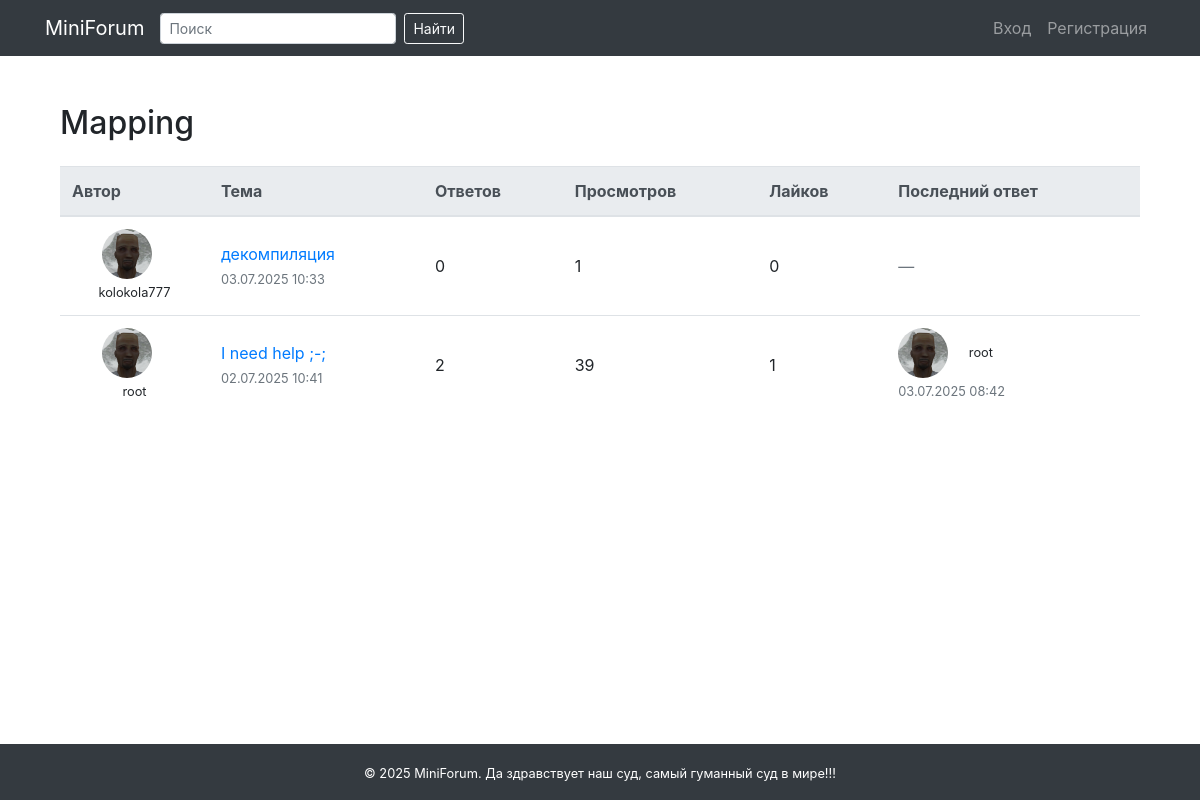
/category/1/, run on an earlier commit of the app's database.
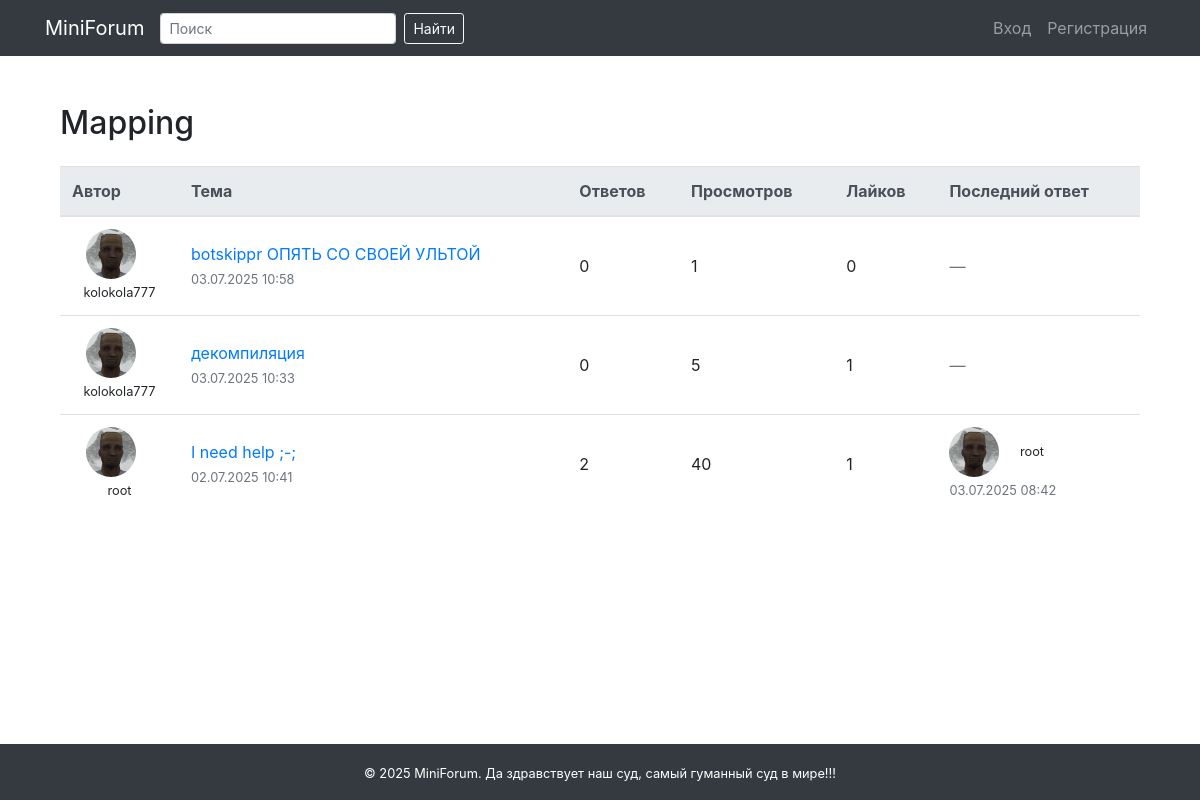
And on a later commit of the database.
### forum/models.py (models this page shows, shortened)
class Category(models.Model):
    name = models.CharField(max_length=100)
    description = models.TextField(blank=True)

class Topic(models.Model):
    title = models.CharField(max_length=200)
    content = models.TextField()
    image = models.ImageField(upload_to='topic_images/', blank=True, null=True)
    category = models.ForeignKey(Category, on_delete=models.CASCADE)
    author = models.ForeignKey(User, on_delete=models.CASCADE)
    created_at = models.DateTimeField(auto_now_add=True)
    views = models.PositiveIntegerField(default=0)
    likes = models.ManyToManyField(User, related_name='liked_topics', blank=True)
    def reply_count(self):
        return self.posts.count()
    def last_reply(self):
        return self.posts.order_by('-created_at').first()

class Post(models.Model):
    topic = models.ForeignKey(Topic, on_delete=models.CASCADE, related_name='posts')
    author = models.ForeignKey(User, on_delete=models.CASCADE)
    content = models.TextField()
    created_at = models.DateTimeField(auto_now_add=True)

### forum/views.py (the view)
# urls.py: path('category/<int:category_id>/', views.category_detail, name='category_detail'), # просмотр тем внутри категории
def category_detail(request, category_id):
    category = get_object_or_404(Category, id=category_id)
    topics = category.topic_set.all().order_by('-created_at')
    return render(request, 'forum/category_detail.html', {
        'category': category,
        'topics': topics
    })

### templates/forum/category_detail.html (shortened to what this page needs)
{% extends 'base.html' %}
{% block content %}
<div class="container mt-4">
    <h2 class="mb-4">{{ category.name }}</h2>
    <table class="table table-hover">
        <thead class="thead-light">
        <tr>
            <th>Автор</th>
            <th>Тема</th>
            <th>Ответов</th>
            <th>Просмотров</th>
            <th>Лайков</th>
            <th>Последний ответ</th>
        </tr>
        </thead>
        <tbody>
        {% for topic in topics %}
        <tr>
            <td class="align-middle text-center">
                {% if topic.author.profile.avatar %}
                <img src="{{ topic.author.profile.avatar.url }}" class="rounded-circle mr-3" width="50" height="50">
                {% else %}
                <img src="/media/avatars/default.png" class="rounded-circle mr-3" width="50" height="50">
                {% endif %}<br>
                <small>{{ topic.author.username }}</small>
            </td>
            <td class="align-middle">
                <a href="{% url 'topic_detail' topic.id %}">{{ topic.title }}</a><br>
                <small class="text-muted">{{ topic.created_at|date:"d.m.Y H:i" }}</small>
            </td>
            <td class="align-middle">{{ topic.reply_count }}</td>
            <td class="align-middle">{{ topic.views }}</td>
            <td class="align-middle">{{ topic.likes.count }}</td>
            <td class="align-middle">
                {% if topic.last_reply %}
                {% if topic.author.profile.avatar %}
                <img src="{{ topic.author.profile.avatar.url }}" class="rounded-circle mr-3" width="50" height="50">
                {% else %}
                <img src="/media/avatars/default.png" class="rounded-circle mr-3" width="50" height="50">
                {% endif %}
                <small>{{ topic.last_reply.author.username }}</small><br>
                <small class="text-muted">{{ topic.last_reply.created_at|date:"d.m.Y H:i" }}</small>
                {% else %}
                <span class="text-muted">—</span>
                {% endif %}
            </td>
        </tr>
        {% empty %}
        <tr>
            <td colspan="6" class="text-center text-muted">Тем пока нет</td>
        </tr>
        {% endfor %}
        </tbody>
    </table>
</div>
{% endblock %}

### templates/base.html (shortened to what this page needs)
<!DOCTYPE html>
<html lang="ru">
<head>
    <link rel="stylesheet" href="https://stackpath.bootstrapcdn.com/bootstrap/4.5.2/css/bootstrap.min.css">
</head>
<body>
<nav class="navbar navbar-expand-lg navbar-dark bg-dark">
    <div class="container">
        <a class="navbar-brand" href="{% url 'index' %}">MiniForum</a>
        <div class="collapse navbar-collapse" id="navbarNav">
            <form class="form-inline my-2 my-lg-0 mr-3" method="get" action="{% url 'index' %}">
                <input class="form-control form-control-sm mr-sm-2" type="search" placeholder="Поиск"
                       aria-label="Search" name="q" value="{{ query|default:'' }}">
                <button class="btn btn-outline-light btn-sm my-2 my-sm-0" type="submit">Найти</button>
            </form>
            <ul class="navbar-nav ml-auto">
                {% if user.is_authenticated %}
                <li class="nav-item d-flex align-items-center">
                    {% if user.profile.avatar %}
                    <img src="{{ user.profile.avatar.url }}" class="rounded-circle mr-2" width="40" height="40"
                         alt="avatar">
                    {% else %}
                    <img src="/media/avatars/default.png" class="rounded-circle mr-2" width="40" height="40"
                         alt="default avatar">
                    {% endif %}
                    <a class="nav-link p-0" href="#">{{ user.username }}</a>
                </li>
                <li class="nav-item">
                    <a class="nav-link" href="{% url 'create_topic' %}">Создать тему</a>
                </li>
                <li class="nav-item">
                    <form method="post" action="{% url 'logout' %}">
                        {% csrf_token %}
                        <button type="submit" class="nav-link btn btn-link" style="border: none;">Выйти</button>
                    </form>
                </li>
                {% else %}
                <li class="nav-item">
                    <a class="nav-link" href="{% url 'login' %}">Вход</a>
                </li>
                <li class="nav-item">
                    <a class="nav-link" href="{% url 'register' %}">Регистрация</a>
                </li>
                {% endif %}
            </ul>
        </div>
    </div>
</nav>
<div class="container content-wrapper mt-4 mb-5">
    {% block content %}{% endblock %}
</div>
<footer class="bg-dark text-white py-3 mt-auto">
    <div class="container text-center">
        <small>© 2025 MiniForum. Да здравствует наш суд, самый гуманный суд в мире!!!</small>
    </div>
</footer>
</body>
</html>

### templates/base.html (style rules this page uses)
html, body { height: 100%; margin: 0; }
body { display: flex; flex-direction: column; }
.content-wrapper { flex: 1; }

What changed in the data, as far as the page shows it:
added Topic: author.username "kolokola777", title "botskippr ОПЯТЬ СО СВОЕЙ УЛЬТОЙ", created_at "03.07.2025 10:58", reply_count "0", views "1", likes.count "0"
changed Topic "декомпиляция": views "1" → "5"; likes.count "0" → "1"
changed Topic "I need help ;-;": views "39" → "40"
